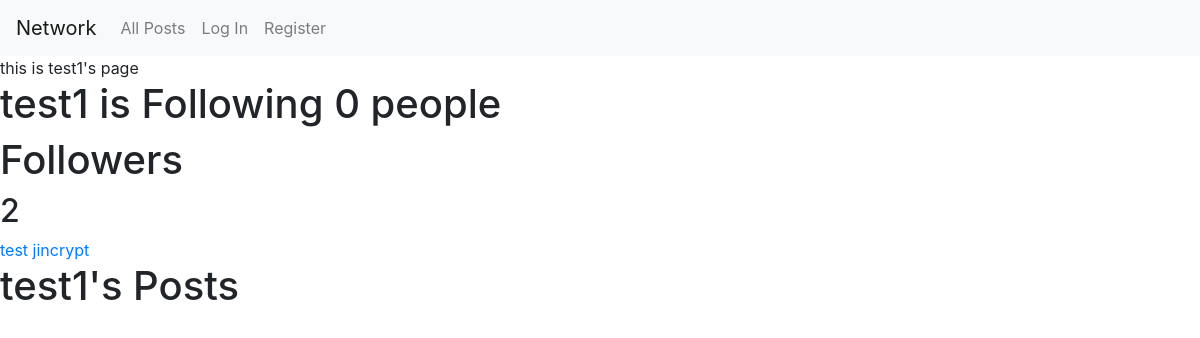
Before: /profile/test1 with the older database file.
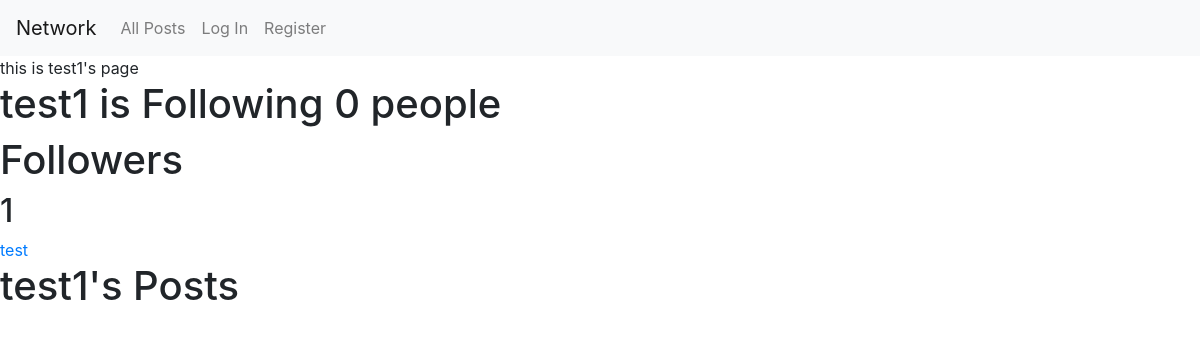
After: the same page with the newer database file.
### network/models.py (models this page shows, shortened)
class User(AbstractUser):
    follow = models.ManyToManyField('User', through='Followers', related_name="followers", symmetrical=False)

class Followers(models.Model):
    followee = models.ForeignKey(User, related_name="followee", on_delete=models.CASCADE)
    following = models.ForeignKey(User, related_name="following", on_delete=models.CASCADE)

### network/views.py (the view)
# urls.py: path("profile/<str:owner>", views.profile, name="profile"),
def profile(request, owner):
    user = User.objects.get(username=owner)
    posts = user.posts.all().order_by('-timestamp')
    followers = Followers.objects.filter(following=user.id)
    following = Followers.objects.filter(followee=user.id)
    return render(request, "network/profile.html", {
        "owner": owner,
        "followers": followers,
        "following": following,
        "posts": posts
    })

### network/templates/network/profile.html (shortened to what this page needs)
{% extends "network/layout.html" %}
{% load static %}
{% block body %}
<div data-name="{{ owner }}" id="owner">
    this is {{ owner }}'s page
</div>
<h1>{{owner}} is Following {{ following.count }} people</h1>
<h1>Followers</h1>
<h2><span id="followers">{{followers.count}}</span></h2>
{% for person in followers %}
<a href="{% url 'profile' person.followee %}">{{ person.followee }}</a>
{% endfor %}
<h1>{{ owner }}'s Posts</h1>
{% endblock %}

### network/templates/network/layout.html (shortened to what this page needs)
{% load static %}
<!DOCTYPE html>
<html lang="en">
    <head>
        <link rel="stylesheet" href="https://stackpath.bootstrapcdn.com/bootstrap/4.4.1/css/bootstrap.min.css">
        <link href="{% static 'network/styles.css' %}" rel="stylesheet">
    </head>
    <body>
        <nav class="navbar navbar-expand-lg navbar-light bg-light">
            <a class="navbar-brand" href="{% url 'index' %}">Network</a>
            <div>
              <ul class="navbar-nav mr-auto">
                <li class="nav-item">
                  <a class="nav-link" href="{% url 'index' %}">All Posts</a>
                </li>
                {% if user.is_authenticated %}
                    <li class="nav-item">
                        <a class="nav-link" href="{% url 'following' %}">Following</a>
                    </li>
                    <li class="nav-item">
                        <a class="nav-link" href="{% url 'logout' %}">Log Out</a>
                    </li>
                {% else %}
                    <li class="nav-item">
                        <a class="nav-link" href="{% url 'login' %}">Log In</a>
                    </li>
                    <li class="nav-item">
                        <a class="nav-link" href="{% url 'register' %}">Register</a>
                    </li>
                {% endif %}
              </ul>
            </div>
          </nav>
        <div class="body">
            {% block body %}
            {% endblock %}
        </div>
    </body>
</html>

Changed rows visible on the page:
removed Followers: followee "jincrypt"
Other visible differences:
{{ followers.count }}: "2" → "1"
